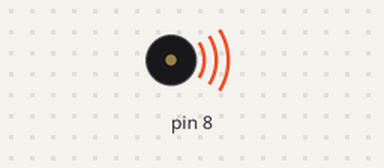
Recording of a sketch running on a simulated Arduino Uno, built with avr-gcc and run on an emulated ATmega328P. Shown: buzzer (waves = sounding).

Above: at 0.1 s.
At 2.3 s:
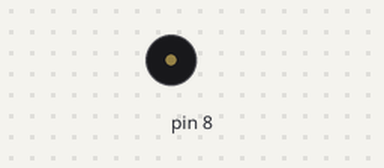
Timing chart, 0 to 3.8 s (numbered marks = the images above):
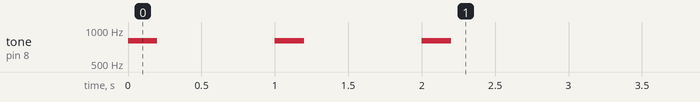

The sketch:

week03_1_pinMode_8_OUTPUT_tone_8_800_200_delay.ino
```cpp
//week03_1_pinMode_8_OUTPUT_tone_8_800_200_delay
void setup() {
  // put your setup code here, to run once:
  pinMode(8,OUTPUT);//負責發聲
  tone(8,800,200);
  delay(1000);
  tone(8,800,200);
  delay(1000);
  tone(8,800,200);
  delay(1000);
}

void loop() {
  // put your main code here, to run repeatedly:

}
```
